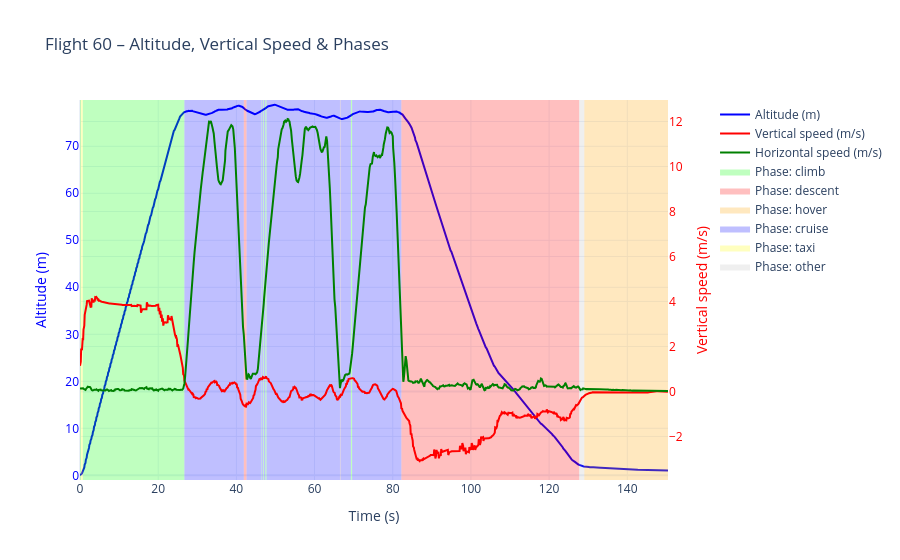

The cell this chart's notebook holds for it:
### Markdown cell above
### Visualize different phase of flight with Line graph

### Code cell
# ------------------ Select one flight ------------------
flight_id = 60
d = df[df["flight"] == flight_id].copy()

# ------------------ Define colors for phases ------------------
phase_colors = {
    "climb":   "rgba(0,255,0,0.25)",      # light green
    "descent": "rgba(255,0,0,0.25)",      # light red
    "hover":   "rgba(255,165,0,0.25)",    # light orange
    "cruise":  "rgba(0,0,255,0.25)",      # light blue
    "taxi":    "rgba(255,255,0,0.25)",    # light yellow
    "other":   "rgba(150,150,150,0.15)"   # light gray
}

# ------------------ Build customdata for hover ------------------
# customdata[:, 0] = altitude
# customdata[:, 1] = vertical speed
# customdata[:, 2] = horizontal speed
# customdata[:, 3] = phase
customdata = np.stack((
    d["altitude_measured"],
    d["vz_from_alt"],
    d["horizontal_speed"],
    d["phase"]
), axis=-1)

# ------------------ Compute altitude range ------------------
y_min = d["altitude_measured"].min() - 1
y_max = d["altitude_measured"].max() + 1

fig = go.Figure()

# ------------------ 1) Add Altitude (left axis) ------------------
fig.add_trace(go.Scatter(
    x=d["time"],
    y=d["altitude_measured"],
    mode="lines",
    line=dict(width=2, color="blue"),
    name="Altitude (m)",
    customdata=customdata,
    hovertemplate=(
        "Time: %{x:.2f} s<br>"
        "Altitude: %{customdata[0]:.2f} m<br>"
        "Vertical speed: %{customdata[1]:.2f} m/s<br>"
        "Horizontal speed: %{customdata[2]:.2f} m/s<br>"
        "Phase: %{customdata[3]}<extra></extra>"
    )
))

# ------------------ 2) Add Vertical Speed (right axis) ------------------
fig.add_trace(go.Scatter(
    x=d["time"],
    y=d["vz_from_alt"],
    mode="lines",
    line=dict(width=2, color="red"),
    name="Vertical speed (m/s)",
    yaxis="y2",
    customdata=customdata,
    hovertemplate=(
        "Time: %{x:.2f} s<br>"
        "Altitude: %{customdata[0]:.2f} m<br>"
        "Vertical speed: %{customdata[1]:.2f} m/s<br>"
        "Horizontal speed: %{customdata[2]:.2f} m/s<br>"
        "Phase: %{customdata[3]}<extra></extra>"
    )
))

# ------------------ 2) Add horizontal Speed (right axis) ------------------
fig.add_trace(go.Scatter(
    x=d["time"],
    y=d["horizontal_speed"],
    mode="lines",
    line=dict(width=2, color="green"),
    name="Horizontal speed (m/s)",
    yaxis="y2",
    customdata=customdata,
    hovertemplate=(
        "Time: %{x:.2f} s<br>"
        "Altitude: %{customdata[0]:.2f} m<br>"
        "Vertical speed: %{customdata[1]:.2f} m/s<br>"
        "Horizontal speed: %{customdata[2]:.2f} m/s<br>"
        "Phase: %{customdata[3]}<extra></extra>"
    )
))

# ------------------ 3) Add Phase Bands as Filled Traces ------------------
# ensure sorted by time
d = d.sort_values("time").reset_index(drop=True)

# prepare containers: one x/y list per phase
bands = {
    phase: {"x": [], "y": []}
    for phase in phase_colors.keys()
}

# iterate over each *interval* [time[i], time[i+1]]
for i in range(len(d) - 1):
    phase = d.loc[i, "phase"]
    if phase not in phase_colors:
        continue  # skip phases you don't want to paint

    t0 = d.loc[i, "time"]
    t1 = d.loc[i + 1, "time"]

    # build a small rectangle for this interval
    bands[phase]["x"] += [t0, t1, t1, t0, t0, None]
    bands[phase]["y"] += [y_min, y_min, y_max, y_max, y_min, None]

# now add one trace per phase
for phase, color in phase_colors.items():
    x_band = bands[phase]["x"]
    y_band = bands[phase]["y"]
    if not x_band:
        continue

    fig.add_trace(go.Scatter(
        x=x_band,
        y=y_band,
        mode="lines",
        fill="toself",
        fillcolor=color,
        line=dict(width=0),
        name=f"Phase: {phase}",
        hoverinfo="skip",
        showlegend=True
    ))


# ------------------ 4) Layout ------------------
fig.update_layout(
    title=f"Flight {flight_id} – Altitude, Vertical Speed & Phases",
    xaxis=dict(title="Time (s)"),

    # Left Y-axis
    yaxis=dict(
        title=dict(text="Altitude (m)", font=dict(color="blue")),
        tickfont=dict(color="blue"),
        range=[y_min, y_max]
    ),

    # Right Y-axis
    yaxis2=dict(
        title=dict(text="Vertical speed (m/s)", font=dict(color="red")),
        tickfont=dict(color="red"),
        overlaying="y",
        side="right"
    ),

    template="plotly_white",
    legend=dict(x=1, y=1)
)
fig.update_layout(
    legend=dict(
        x=1.08,
        y=1,
        bgcolor="rgba(255,255,255,0.7)"
    ),
    margin=dict(r=120)
)


fig.show()

### Figure 1 — Plotly figure (JSON) as saved in the notebook; plotly's stock layout.template omitted (floating-point values rounded to 4 significant figures; data arrays with more than 128 entries replaced by an {"elided": "..."} marker saying what was removed)
{"data": [{"customdata": {"elided": "1003x4 mixed values"}, "hovertemplate": "Time: %{x:.2f} s<br>Altitude: %{customdata[0]:.2f} m<br>Vertical speed: %{customdata[1]:.2f} m/s<br>Horizontal speed: %{customdata[2]:.2f} m/s<br>Phase: %{customdata[3]}<extra></extra>", "line": {"color": "blue", "width": 2}, "mode": "lines", "name": "Altitude (m)", "type": "scatter", "x": {"elided": "1003 float values"}, "y": {"elided": "1003 float values"}}, {"customdata": {"elided": "1003x4 mixed values"}, "hovertemplate": "Time: %{x:.2f} s<br>Altitude: %{customdata[0]:.2f} m<br>Vertical speed: %{customdata[1]:.2f} m/s<br>Horizontal speed: %{customdata[2]:.2f} m/s<br>Phase: %{customdata[3]}<extra></extra>", "line": {"color": "red", "width": 2}, "mode": "lines", "name": "Vertical speed (m/s)", "type": "scatter", "x": {"elided": "1003 float values"}, "y": {"elided": "1003 float values"}, "yaxis": "y2"}, {"customdata": {"elided": "1003x4 mixed values"}, "hovertemplate": "Time: %{x:.2f} s<br>Altitude: %{customdata[0]:.2f} m<br>Vertical speed: %{customdata[1]:.2f} m/s<br>Horizontal speed: %{customdata[2]:.2f} m/s<br>Phase: %{customdata[3]}<extra></extra>", "line": {"color": "green", "width": 2}, "mode": "lines", "name": "Horizontal speed (m/s)", "type": "scatter", "x": {"elided": "1003 float values"}, "y": {"elided": "1003 float values"}, "yaxis": "y2"}, {"fill": "toself", "fillcolor": "rgba(0,255,0,0.25)", "hoverinfo": "skip", "line": {"width": 0}, "mode": "lines", "name": "Phase: climb", "showlegend": true, "type": "scatter", "x": {"elided": "1086 float values"}, "y": {"elided": "1086 float values"}}, {"fill": "toself", "fillcolor": "rgba(255,0,0,0.25)", "hoverinfo": "skip", "line": {"width": 0}, "mode": "lines", "name": "Phase: descent", "showlegend": true, "type": "scatter", "x": {"elided": "1848 float values"}, "y": {"elided": "1848 float values"}}, {"fill": "toself", "fillcolor": "rgba(255,165,0,0.25)", "hoverinfo": "skip", "line": {"width": 0}, "mode": "lines", "name": "Phase: hover", "showlegend": true, "type": "scatter", "x": {"elided": "858 float values"}, "y": {"elided": "858 float values"}}, {"fill": "toself", "fillcolor": "rgba(0,0,255,0.25)", "hoverinfo": "skip", "line": {"width": 0}, "mode": "lines", "name": "Phase: cruise", "showlegend": true, "type": "scatter", "x": {"elided": "2148 float values"}, "y": {"elided": "2148 float values"}}, {"fill": "toself", "fillcolor": "rgba(255,255,0,0.25)", "hoverinfo": "skip", "line": {"width": 0}, "mode": "lines", "name": "Phase: taxi", "showlegend": true, "type": "scatter", "x": [0.2, 0.3, 0.3, 0.2, 0.2, null, 0.3, 0.5, 0.5, 0.3, 0.3, null, 0.5, 0.7, 0.7, 0.5, 0.5, null], "y": [-1, -1, 79.85, 79.85, -1, null, -1, -1, 79.85, 79.85, -1, null, -1, -1, 79.85, 79.85, -1, null]}, {"fill": "toself", "fillcolor": "rgba(150,150,150,0.15)", "hoverinfo": "skip", "line": {"width": 0}, "mode": "lines", "name": "Phase: other", "showlegend": true, "type": "scatter", "x": [127.7, 127.8, 127.8, 127.7, 127.7, null, 127.8, 128, 128, 127.8, 127.8, null, 128, 128.1, 128.1, 128, 128, null, 128.1, 128.3, 128.3, 128.1, 128.1, null, 128.3, 128.4, 128.4, 128.3, 128.3, null, 128.4, 128.6, 128.6, 128.4, 128.4, null, 128.6, 128.7, 128.7, 128.6, 128.6, null, 128.7, 128.9, 128.9, 128.7, 128.7, null, 128.9, 129, 129, 128.9, 128.9, null], "y": [-1, -1, 79.85, 79.85, -1, null, -1, -1, 79.85, 79.85, -1, null, -1, -1, 79.85, 79.85, -1, null, -1, -1, 79.85, 79.85, -1, null, -1, -1, 79.85, 79.85, -1, null, -1, -1, 79.85, 79.85, -1, null, -1, -1, 79.85, 79.85, -1, null, -1, -1, 79.85, 79.85, -1, null, -1, -1, 79.85, 79.85, -1, null]}], "layout": {"legend": {"bgcolor": "rgba(255,255,255,0.7)", "x": 1.08, "y": 1}, "margin": {"r": 120}, "title": {"text": "Flight 60 – Altitude, Vertical Speed & Phases"}, "xaxis": {"title": {"text": "Time (s)"}}, "yaxis": {"range": [-1, 79.85], "tickfont": {"color": "blue"}, "title": {"font": {"color": "blue"}, "text": "Altitude (m)"}}, "yaxis2": {"overlaying": "y", "side": "right", "tickfont": {"color": "red"}, "title": {"font": {"color": "red"}, "text": "Vertical speed (m/s)"}}}}
